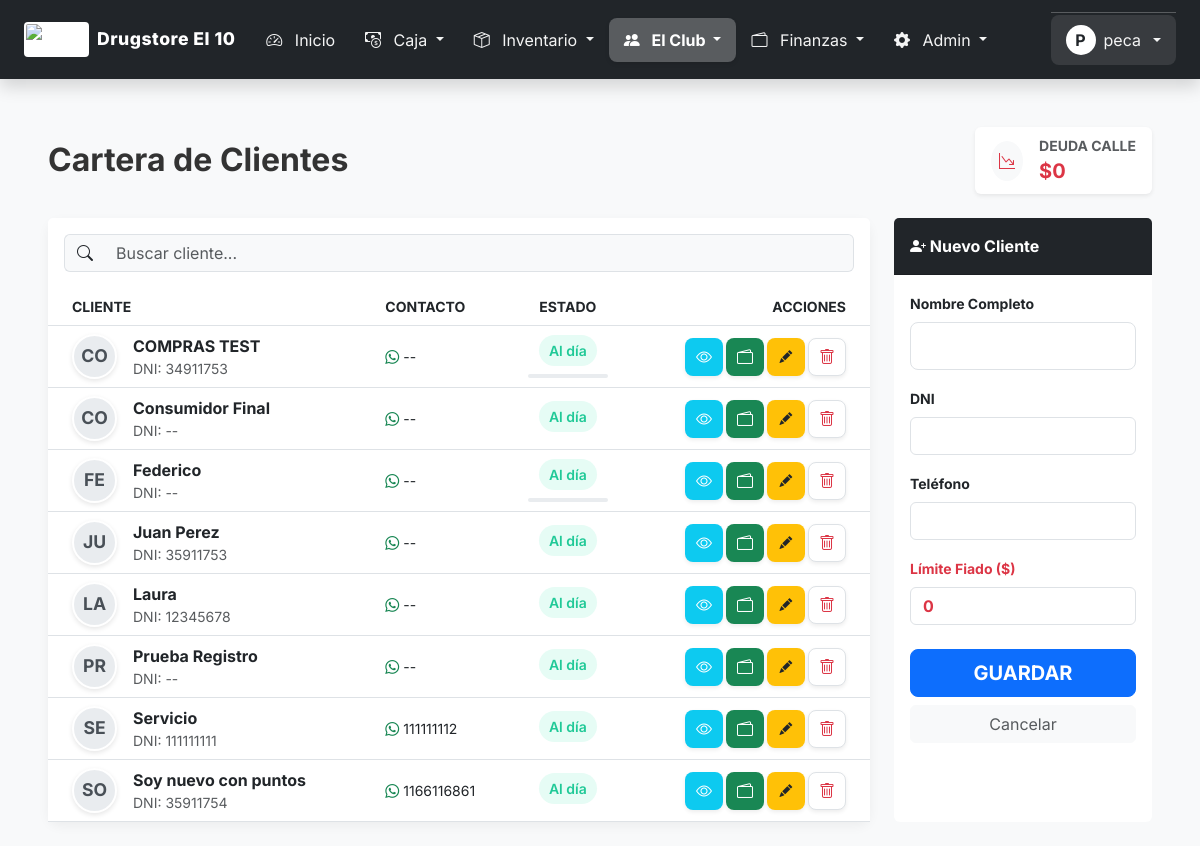
Screenshot of /clientes.php (signed in) with the database file from the repository.
### tables this page shows
CREATE TABLE `clientes` (
  `id` int(11) NOT NULL,
  `nombre` varchar(100) NOT NULL,
  `dni_cuit` varchar(20) DEFAULT NULL,
  `email` varchar(100) DEFAULT NULL,
  `password` varchar(255) DEFAULT NULL,
  `telefono` varchar(50) DEFAULT NULL,
  `direccion` varchar(255) DEFAULT NULL,
  `foto_perfil` varchar(255) DEFAULT 'default_user.png',
  `fecha_nacimiento` date DEFAULT NULL,
  `recibir_notificaciones` tinyint(1) DEFAULT 1,
  `limite_credito` decimal(12,2) DEFAULT 0.00,
  `saldo_deudor` decimal(12,2) DEFAULT 0.00,
  `puntos_acumulados` int(11) DEFAULT 0,
  `fecha_registro` datetime DEFAULT current_timestamp(),
  `whatsapp` varchar(50) DEFAULT NULL,
  `dni` varchar(20) DEFAULT NULL,
  `saldo_actual` decimal(10,2) DEFAULT 0.00,
  `saldo_favor` decimal(10,2) DEFAULT 0.00
);

### clientes.php (the view, shortened to what this page needs)
<?php
$sql = "SELECT c.*,
        (SELECT COALESCE(SUM(monto),0) FROM movimientos_cc WHERE id_cliente = c.id AND tipo = 'debe') -
        (SELECT COALESCE(SUM(monto),0) FROM movimientos_cc WHERE id_cliente = c.id AND tipo = 'haber') as saldo_calculado,
        (SELECT MAX(fecha) FROM ventas WHERE id_cliente = c.id) as ultima_venta_fecha,
        (SELECT COUNT(*) FROM ventas WHERE id_cliente = c.id) as total_compras_cant
        FROM clientes c
        ORDER BY c.nombre ASC";
$clientes = $conexion->query($sql)->fetchAll(PDO::FETCH_ASSOC);
$totalDeudaCalle = 0;
?>
<!DOCTYPE html>
<html lang="es">
<head>
    <link href="https://cdn.jsdelivr.net/npm/bootstrap@5.3.0/dist/css/bootstrap.min.css" rel="stylesheet">
    <link rel="stylesheet" href="https://cdn.jsdelivr.net/npm/bootstrap-icons@1.10.0/font/bootstrap-icons.css">
</head>
<body>
    <?php
    if(file_exists('menu.php')) include 'menu.php';
    elseif(file_exists('includes/menu.php')) include 'includes/menu.php';
    ?>
    <div class="container-fluid py-4 px-md-5">
        <div class="row mb-4">
            <div class="col-12">
                <div class="d-flex justify-content-between align-items-center flex-wrap gap-3">
                    <div>
                        <h2 class="fw-bold mb-0">Cartera de Clientes</h2>
                    </div>
                    <div class="d-flex gap-3">
                        <div class="card bg-white border-0 shadow-sm px-3 py-2 d-flex flex-row align-items-center gap-3">
                            <div class="rounded-circle bg-light p-2 text-danger"><i class="bi bi-graph-down-arrow"></i></div>
                            <div>
                                <div class="small text-muted fw-bold">DEUDA CALLE</div>
                                <div class="fw-bold fs-5 text-danger">$<?php echo number_format($totalDeudaCalle, 0, ',', '.'); ?></div>
                            </div>
                        </div>
                    </div>
                </div>
            </div>
        </div>
        <div class="row g-4">
            <div class="col-md-8 col-lg-9 order-2 order-md-1">
                <div class="card card-custom h-100">
                    <div class="card-header bg-white py-3 border-0">
                        <div class="input-group">
                            <span class="input-group-text bg-light border-end-0"><i class="bi bi-search"></i></span>
                            <input type="text" id="buscador" class="form-control bg-light border-start-0" placeholder="Buscar cliente..." onkeyup="filtrarClientes()">
                        </div>
                    </div>
                    <div class="card-body p-0">
                        <div class="table-responsive">
                            <table class="table table-hover align-middle mb-0" id="tablaClientes">
                                <thead class="bg-light text-secondary small text-uppercase">
                                    <tr>
                                        <th class="ps-4">Cliente</th>
                                        <th class="d-none d-md-table-cell">Contacto</th>
                                        <th class="text-center">Estado</th>
                                        <th class="text-end pe-4">Acciones</th>
                                    </tr>
                                </thead>
                                <tbody>
                                    <?php if(count($clientes) > 0): ?>
                                        <?php foreach($clientes as $c):
                                            $iniciales = strtoupper(substr($c['nombre'], 0, 2));
                                            $deuda = $c['saldo_calculado'];
                                            $limite = $c['limite_credito'];
                                            $colorDeuda = ($deuda > 0) ? 'badge-deuda' : 'badge-aldia';
                                            $textoDeuda = ($deuda > 0) ? 'Debe $'.number_format($deuda,0,',','.') : 'Al día';
                                        ?>
                                        <tr class="cliente-row">
                                            <td class="ps-4">
                                                <div class="d-flex align-items-center">
                                                    <div class="avatar-circle me-3"><?php echo $iniciales; ?></div>
                                                    <div>
                                                        <div class="fw-bold text-dark nombre-cliente"><?php echo $c['nombre']; ?></div>
                                                        <small class="text-muted d-none d-md-block dni-cliente">DNI: <?php echo $c['dni'] ?: '--'; ?></small>
                                                    </div>
                                                </div>
                                            </td>
                                            <td class="d-none d-md-table-cell">
                                                <div class="small"><i class="bi bi-whatsapp text-success"></i> <?php echo $c['telefono'] ?: '--'; ?></div>
                                            </td>
                                            <td class="text-center">
                                                <span class="<?php echo $colorDeuda; ?> small mb-1 d-inline-block"><?php echo $textoDeuda; ?></span>
                                                <?php if($limite > 0): ?>
                                                    <div class="progress mt-1" style="height: 4px; width: 80px; margin: 0 auto;">
                                                    </div>
                                                <?php endif; ?>
                                            </td>
                                            <td class="text-end pe-4">
                                                <div class="d-flex justify-content-end">
                                                    <button class="btn-icon bg-info text-white shadow-sm" onclick="verResumen(<?php echo $c['id']; ?>)">
                                                        <i class="bi bi-eye"></i>
                                                    </button>
                                                    <a href="cuenta_cliente.php?id=<?php echo $c['id']; ?>" class="btn-icon bg-success text-white shadow-sm">
                                                        <i class="bi bi-wallet2"></i>
                                                    </a>
                                                    <button class="btn-icon bg-warning text-dark shadow-sm"
                                                        onclick="editar(<?php echo $c['id']; ?>)">
                                                        <i class="bi bi-pencil-fill" style="font-size: 0.8rem;"></i>
                                                    </button>
                                                    <a href="clientes.php?borrar=<?php echo $c['id']; ?>" class="btn-icon bg-white text-danger border shadow-sm" onclick="return confirm('¿Borrar?');">
                                                        <i class="bi bi-trash"></i>
                                                    </a>
                                                </div>
                                            </td>
                                        </tr>
                                        <?php endforeach; ?>
                                    <?php else: ?>
                                        <tr><td colspan="4" class="text-center py-5 text-muted">Sin clientes.</td></tr>
                                    <?php endif; ?>
                                </tbody>
                            </table>
                        </div>
                    </div>
                </div>
            </div>
            <div class="col-md-4 col-lg-3 col-formulario order-1 order-md-2" id="colFormulario">
                <div class="card form-card border-0 h-100 bg-white">
                    <div class="card-header bg-dark text-white fw-bold py-3 d-flex justify-content-between align-items-center">
                        <span><i class="bi bi-person-plus-fill"></i> <span id="titulo-form">Nuevo Cliente</span></span>
                    </div>
                    <div class="card-body">
                        <form method="POST">
                            <div class="mb-3">
                                <label class="form-label small fw-bold">Nombre Completo</label>
                                <input type="text" name="nombre" id="nombre" class="form-control form-control-lg fw-bold" required>
                            </div>
                            <div class="mb-3">
                                <label class="form-label small fw-bold">DNI</label>
                                <input type="text" name="dni" id="dni" class="form-control">
                            </div>
                            <div class="mb-3">
                                <label class="form-label small fw-bold">Teléfono</label>
                                <input type="text" name="telefono" id="telefono" class="form-control">
                            </div>
                            <div class="mb-4">
                                <label class="form-label small fw-bold text-danger">Límite Fiado ($)</label>
                                <input type="number" name="limite" id="limite" class="form-control fw-bold text-danger" value="0">
                            </div>
                            <div class="d-grid gap-2">
                                <button type="submit" class="btn btn-primary btn-lg fw-bold" id="btn-guardar">GUARDAR</button>
                                <button type="button" onclick="limpiar()" class="btn btn-light text-muted">Cancelar</button>
                            </div>
                        </form>
                    </div>
                </div>
            </div>
        </div>
    </div>
</body>
</html>

### clientes.php (style rules this page uses)
:root { --primary-color: #4361ee; --secondary-color: #3f37c9; --bg-color: #f8f9fa; }
body { background-color: var(--bg-color); font-family: 'Inter', sans-serif; color: #333; }
.card-custom { border: none; border-radius: 12px; box-shadow: 0 4px 12px rgba(0,0,0,0.05); background: white; }
.avatar-circle { width: 45px; height: 45px; background-color: #e9ecef; color: #495057; border-radius: 50%; display: flex; align-items: center; justify-content: center; font-weight: 700; font-size: 1.1rem; text-transform: uppercase; border: 2px solid white; box-shadow: 0 2px 5px rgba(0,0,0,0.1); }
.badge-aldia { background-color: #e6fcf5; color: #20c997; font-weight: 600; padding: 5px 10px; border-radius: 20px; }
.btn-icon { width: 38px; height: 38px; display: inline-flex; align-items: center; justify-content: center; border-radius: 8px; border: none; margin-left: 3px; }

### rows the page displays
clientes: nombre "CO", nombre "COMPRAS TEST", dni "34911753", telefono "--", textoDeuda "Al día"
clientes: nombre "CO", nombre "Consumidor Final", dni "--", telefono "--", textoDeuda "Al día"
clientes: nombre "FE", nombre "Federico", dni "--", telefono "--", textoDeuda "Al día"
clientes: nombre "JU", nombre "Juan Perez", dni "35911753", telefono "--", textoDeuda "Al día"
clientes: nombre "LA", nombre "Laura", dni "12345678", telefono "--", textoDeuda "Al día"
clientes: nombre "PR", nombre "Prueba Registro", dni "--", telefono "--", textoDeuda "Al día"
clientes: nombre "SE", nombre "Servicio", dni "111111111", telefono "111111112", textoDeuda "Al día"
clientes: nombre "SO", nombre "Soy nuevo con puntos", dni "35911754", telefono "1166116861", textoDeuda "Al día"

### other values shown
$nombre_negocio "Drugstore El 10"
substr($_SESSION['usuario'] ?? 'U', 0, 1) "P"
$_SESSION['usuario'] "peca"
$totalDeudaCalle "0"
